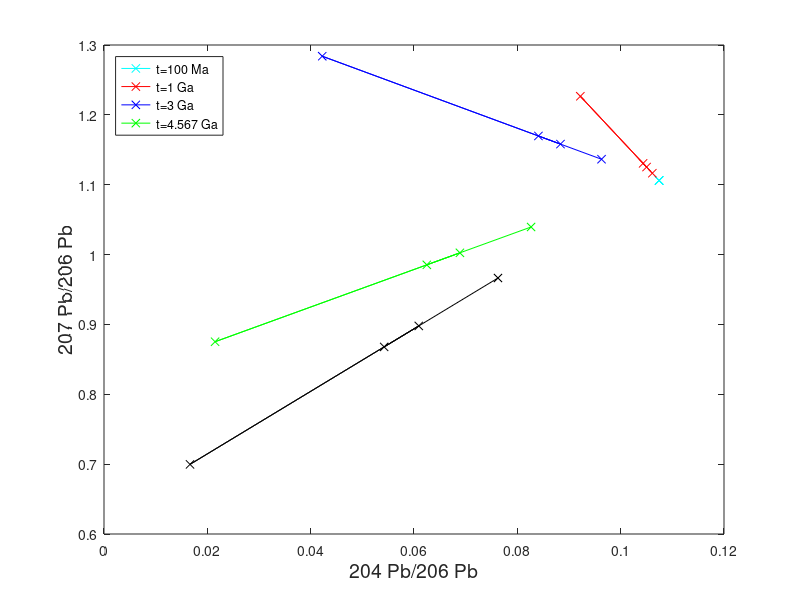

The MATLAB source for this figure:
% define lambda's
modlambda238=1.55125e-10;
modlambda235=9.8485e-10;

% create matrix of data from problem set 
UPbt0238=[18;14;100;7.5];
Pbt0206=9.307*ones(4,1);
Pbt0207=10.294*ones(4,1);
Data=[UPbt0238 Pbt0206 Pbt0207];
Times=[0, 0.1e9, 1e9, 3e9, 4.567e9];


%Calculate 238/235 U at each time point
%First, find the initial 238U using modern ratio
U238o=137.82/(exp(-modlambda238*4.567e9));
Pb204=U238o./Data(:,1);

%then find 238U at each time point
for index=1:1:5
    t=Times(1,index);
    U238(1,index)=U238o*exp(-modlambda238*t);
end
%Find 238U/204Pb ratios at each time point 
U238Pb204Matrix=U238./Pb204; %this is a matrix each row different compenent


%do the same for 235U
U235o=1/(exp(-modlambda235*4.567e9));
for index=1:1:5
    t=Times(1,index);
    U235(1,index)=U235o*exp(-modlambda235*t);
end
U235Pb204Matrix=U235./Pb204;

%Calculate 206/204 values at each time for each material
for index=1:1:5
    t=Times(1,index);
    Pb206(:,index)=Pbt0206+(U238Pb204Matrix(:,index)*(exp(modlambda238*t)-1));
end

%Calculate 207/204 values at each time for each material 
for index=1:1:5
    t=Times(1,index);
    Pb207(:,index)=Pbt0207+(U235Pb204Matrix(:,index)*(exp(modlambda235*t)-1));
end

%Calculate values that will be plotted
Pb204206=Pb206.^-1;
Pb207206=Pb207.*Pb204206;

figure
plot(Pb204206(:,1),Pb207206(:,1),'-xc'); %t=0
hold on 
plot(Pb204206(:,2),Pb207206(:,2),'-xr'); %t=100 Ma
plot(Pb204206(:,3),Pb207206(:,3),'-xb'); %t=1 Ga
plot(Pb204206(:,4),Pb207206(:,4),'-xg'); %t=3 Ga
plot(Pb204206(:,5),Pb207206(:,5),'-xk'); %t=4.567 Ga
legend('t=100 Ma','t=1 Ga', 't=3 Ga', 't=4.567 Ga','Location', 'northwest')
xlabel('204 Pb/206 Pb','FontSize', 14)
ylabel('207 Pb/206 Pb','FontSize', 14)